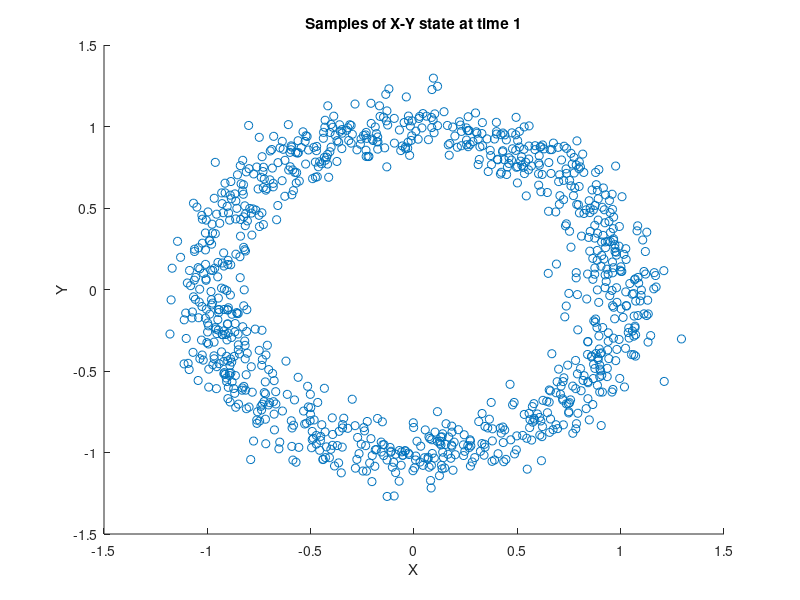

Recreate this plot in MATLAB.
% Given mean and covariance
mean_initial = [0; 0; 0];
covariance_initial = [0.01 0 0; 0 0.01 0; 0 0 10000];

% Generate samples from the Gaussian distribution
initial_samples = mvnrnd(mean_initial, covariance_initial, 1000);
% Given time step
delta_t = 1; % Assume distance covered in one time step is 1

% Initialize array to store propagated states
propagated_states = zeros(1000, 3);

% Propagate each sample according to the motion equation
for i = 1:1000
    x_k = initial_samples(i, 1);
    y_k = initial_samples(i, 2);
    theta_k = initial_samples(i, 3);
    
    x_k1 = x_k + delta_t * cos(theta_k);
    y_k1 = y_k + delta_t * sin(theta_k);
    
    propagated_states(i, :) = [x_k1, y_k1, theta_k];
end
% Plot x-y state samples at time 1
scatter(propagated_states(:, 1), propagated_states(:, 2));
xlabel('X');
ylabel('Y');
title('Samples of X-Y state at time 1');
